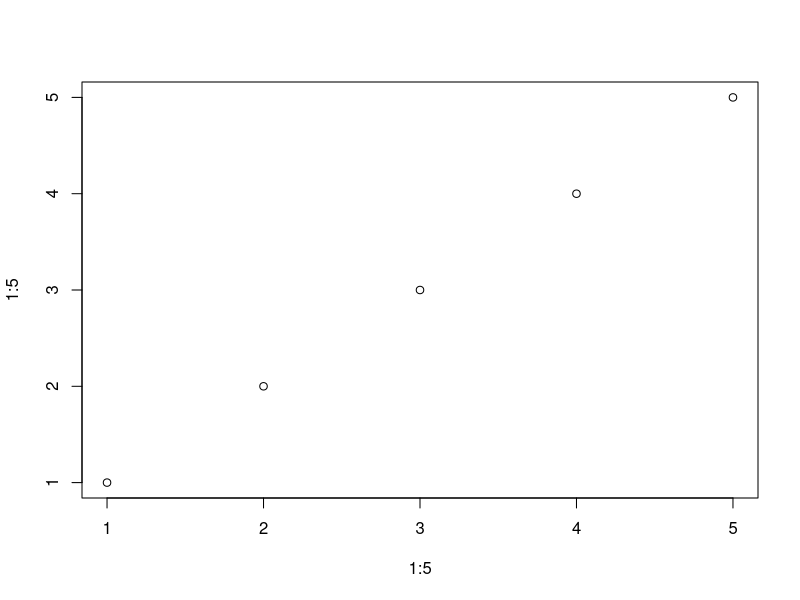

R code for this plot:
## ---- chunk 1
plot(1:5, 1:5)
